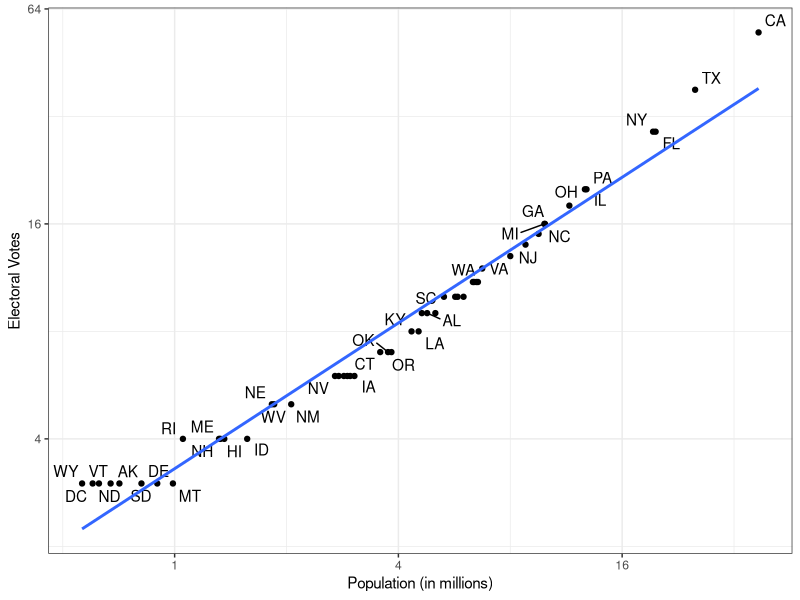

This chart was generated by the following R code:
## ---- chunk 1
library(tidyverse)
library(ggrepel)
library(dslabs)
ds_theme_set()
## ---- chunk 2
data(murders)
head(murders)
## ---- chunk 3
data(polls_us_election_2016)
head(results_us_election_2016)
## ---- chunk 4
identical(results_us_election_2016$state, murders$state)
## ---- chunk 5
tab <- left_join(murders, results_us_election_2016, by = "state")

tab %>% select(state, population, electoral_votes) %>% 
        head()
## ---- chunk 6
tab %>% ggplot(aes(population/10^6, electoral_votes)) +
        geom_point() +
        scale_x_continuous(trans = "log2") +
        scale_y_continuous(trans = "log2") +
        geom_text_repel(aes(label = abb)) + 
        geom_smooth(method = "lm", se = FALSE) +
	      xlab("Population (in millions)") + 
	      ylab("Electoral Votes")
## ---- chunk 7
tab1 <- slice(murders, 1:6) %>% 
        select(state, population)
tab1
## ---- chunk 8
tab2 <- slice(results_us_election_2016, c(1:3, 5, 14, 44)) %>% 
        select(state, electoral_votes)
tab2
## ---- chunk 9
left_join(tab1, tab2)
## ---- chunk 10
tab1 %>% left_join(tab2)
## ---- chunk 11
tab1 %>% right_join(tab2)
## ---- chunk 12
inner_join(tab1, tab2)
## ---- chunk 13
full_join(tab1, tab2)
## ---- chunk 14
semi_join(tab1, tab2)
## ---- chunk 15
anti_join(tab1, tab2)
## ---- chunk 16
bind_cols(a = 1:3, b = 4:6)
## ---- chunk 17
tab1 <- tab[, 1:3]
tab2 <- tab[, 4:6]
tab3 <- tab[, 7:9]
new_tab <- bind_cols(tab1, tab2, tab3)
head(new_tab)
## ---- chunk 18
tab1 <- tab[1:2,]
tab2 <- tab[3:4,]
bind_rows(tab1, tab2)
## ---- chunk 19
intersect(1:10, 6:15)
## ---- chunk 20
intersect(c("a","b","c"), c("b","c","d"))
## ---- chunk 21
tab1 <- tab[1:5,]
tab2 <- tab[3:7,]
intersect(tab1, tab2)
## ---- chunk 22
union(1:10, 6:15)
## ---- chunk 23
union(c("a","b","c"), c("b","c","d"))
## ---- chunk 24
tab1 <- tab[1:5,]
tab2 <- tab[3:7,]
union(tab1, tab2)
## ---- chunk 25
setdiff(1:10, 6:15)
setdiff(6:15, 1:10)
## ---- chunk 26
tab1 <- tab[1:5,]
tab2 <- tab[3:7,]
setdiff(tab1, tab2)
## ---- chunk 27
setequal(1:5, 1:6)
## ---- chunk 28
setequal(1:5, 5:1)
## ---- chunk 29
setequal(tab1, tab2)
## ---- chunk 30
# Setup
library(dslabs)
library(tidyverse)

data(murders)
data(gapminder)
data(research_funding_rates)
data(heights)
## ---- chunk 31
library(dplyr)

# Table of employees
employees <- data.frame(
  id = c(1, 2, 3, 4),
  name = c("Alice", "Bob", "Carol", "David")
)

# Table of departments
departments <- data.frame(
  id = c(2, 3, 5),
  dept = c("HR", "Finance", "IT")
)
## ---- chunk 32
# Your code here
## ---- chunk 33
# Your code here
## ---- chunk 34
# Your code here
## ---- chunk 35
# Your code here
## ---- chunk 36
# Your code here
## ---- chunk 37
# Your code here
## ---- chunk 38
# Your code here
## ---- chunk 39
# Your code here
## ---- chunk 40
library(dplyr)

# Table of employees
employees <- data.frame(
  id = c(1, 2, 3, 4),
  name = c("Alice", "Bob", "Carol", "David")
)

# Table of departments
departments <- data.frame(
  id = c(2, 3, 5),
  dept = c("HR", "Finance", "IT")
)
## ---- chunk 41
employees %>%
  inner_join(departments, by = "id")
## ---- chunk 42
# Solution #1
employees %>%
  left_join(departments, by = "id")

# Solution #2
departments %>%
  right_join(employees, by = "id")
## ---- chunk 43
# Solution #1
employees %>%
  right_join(departments, by = "id")

# Solution #2
departments %>%
  left_join(employees, by = "id")
## ---- chunk 44
employees %>%
  full_join(departments, by = "id")
## ---- chunk 45
employees %>%
  semi_join(departments, by = "id")
## ---- chunk 46
employees %>%
  anti_join(departments, by = "id")
## ---- chunk 47
# Save outputs of question 5 and 6 to use here
q5A <- employees %>%
  semi_join(departments, by = "id")
  
q6A <- employees %>%
  anti_join(departments, by = "id")

setequal(q5A, q6A)
## ---- chunk 48
state_rates <- murders %>%
  mutate(rate = total / population * 100000)

A <- state_rates %>%
  filter(rate > 3) %>%
  .$state

B <- murders %>%
  filter(region == "South") %>%
  .$state

intersect(A, B)         # in both
setdiff(A, B)           # high rate but not in South
